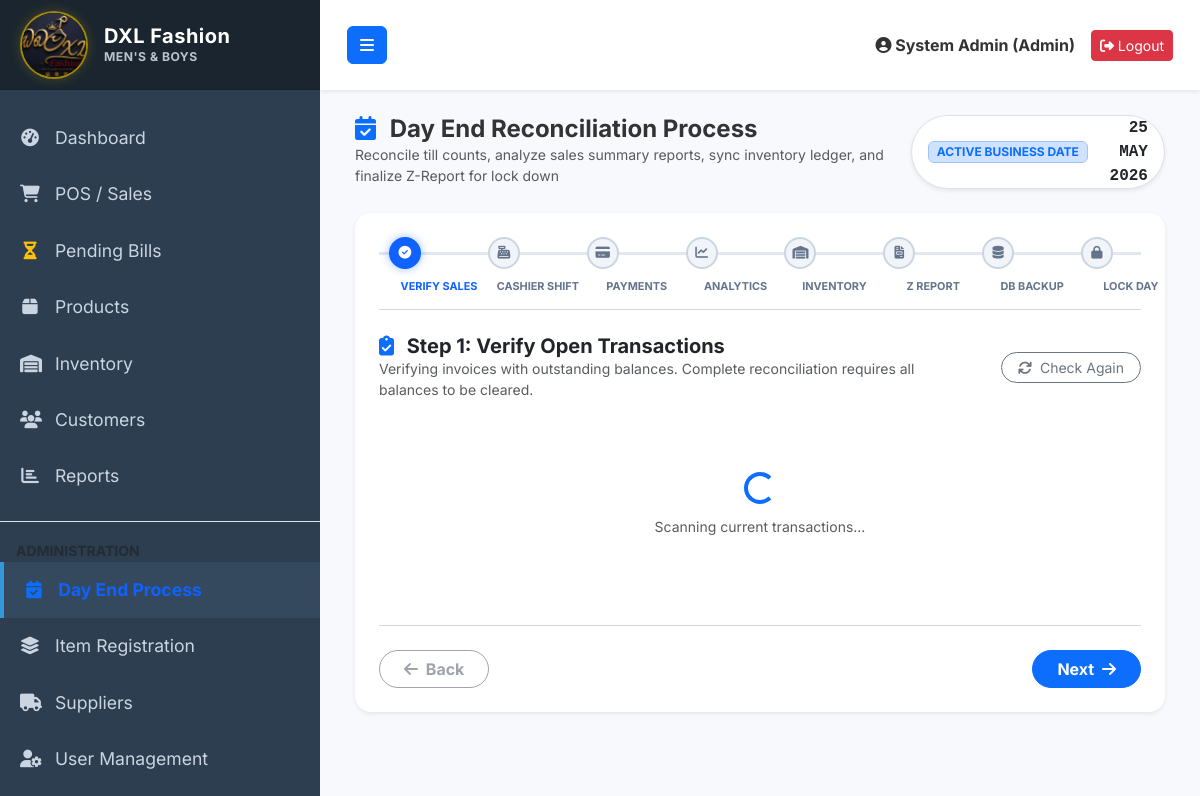
Page /day_end.php (signed in) on the earlier database version.
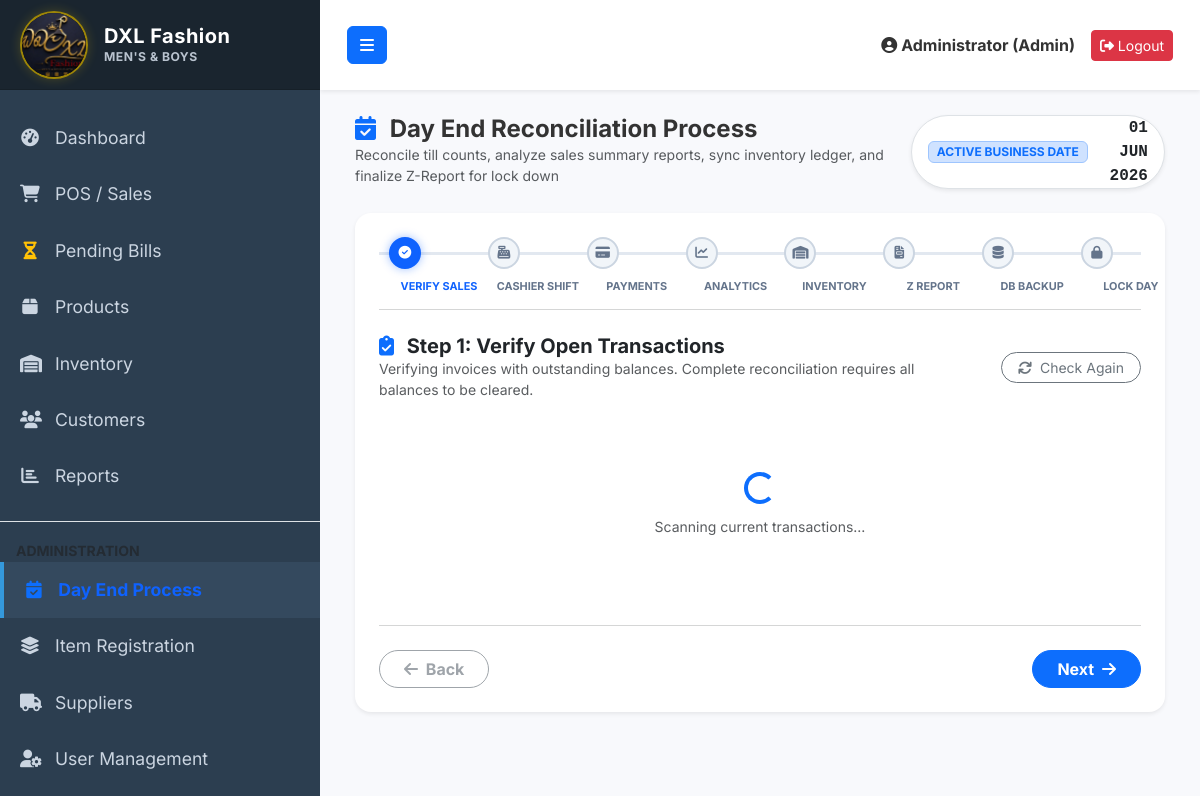
Same page on the later database version.
### tables this page shows
CREATE TABLE `day_end_sessions` (
  `id` int(11) NOT NULL AUTO_INCREMENT,
  `business_date` date NOT NULL,
  `status` enum('open','closed') NOT NULL DEFAULT 'open',
  `opened_at` timestamp NOT NULL DEFAULT current_timestamp(),
  `closed_at` timestamp NULL DEFAULT NULL,
  `opened_by` int(11) DEFAULT NULL,
  `closed_by` int(11) DEFAULT NULL,
  `total_sales` decimal(10,2) NOT NULL DEFAULT 0.00,
  `total_tax` decimal(10,2) NOT NULL DEFAULT 0.00,
  `total_discount` decimal(10,2) NOT NULL DEFAULT 0.00,
  `net_sales` decimal(10,2) NOT NULL DEFAULT 0.00,
  `created_at` timestamp NOT NULL DEFAULT current_timestamp(),
  PRIMARY KEY (`id`),
  UNIQUE KEY `business_date` (`business_date`),
  KEY `fk_des_open_by` (`opened_by`),
  KEY `fk_des_close_by` (`closed_by`),
  CONSTRAINT `fk_des_close_by` FOREIGN KEY (`closed_by`) REFERENCES `users` (`id`) ON DELETE SET NULL,
  CONSTRAINT `fk_des_open_by` FOREIGN KEY (`opened_by`) REFERENCES `users` (`id`) ON DELETE SET NULL
);

### day_end.php (the view, shortened to what the changed rows need)
<?php
require_once 'config/database.php';
require_once 'includes/header.php';
try {
    $session_stmt = $pdo->query("SELECT business_date, status FROM day_end_sessions WHERE status = 'open' ORDER BY business_date DESC LIMIT 1");
    $session = $session_stmt->fetch();
    $business_date = $session['business_date'];
} catch (PDOException $e) {
    echo '<div class="alert alert-warning py-4 text-center my-5"><i class="fas fa-database fs-1 d-block mb-3"></i><h4 class="fw-bold">Setup Required</h4><p class="m-0">Database tables missing. Please run the setup script to establish tables first.</p><a href="install_day_end.php" class="btn btn-warning mt-3 fw-bold">Run Setup Installer</a></div>';
    require_once 'includes/footer.php';
    exit();
}
?>
<div class="row mb-4">
    <div class="col-md-4 text-end">
        <div class="d-inline-flex align-items-center bg-white border rounded-pill px-3 py-1.5 shadow-sm">
            <span class="badge bg-primary-subtle text-primary border border-primary-subtle me-2">ACTIVE BUSINESS DATE</span>
            <strong class="font-monospace text-dark text-uppercase"><?= date('d M Y', strtotime($business_date)) ?></strong>
        </div>
    </div>
</div>
<?php require_once 'includes/footer.php'; ?>

### includes/header.php (shortened to what the changed rows need)
<!DOCTYPE html>
<html lang="en">
<head>
    <link href="https://cdn.jsdelivr.net/npm/bootstrap@5.3.0/dist/css/bootstrap.min.css" rel="stylesheet">
    <link href="https://cdnjs.cloudflare.com/ajax/libs/font-awesome/6.4.0/css/all.min.css" rel="stylesheet">
    <link href="assets/css/style.css" rel="stylesheet">
</head>
<body>
    <div class="wrapper">
        <div id="content">
            <nav class="navbar navbar-expand-lg navbar-light bg-light shadow-sm" style="height: 90px; min-height: 90px; padding: 0 15px; display: flex; align-items: center; border: none; border-radius: 0; margin-bottom: 0 !important; box-shadow: 0 2px 10px rgba(0,0,0,0.05); flex-shrink: 0; background: #fff !important;">
                <div class="container-fluid" style="height: 100%; display: flex; align-items: center;">
                    <div class="ms-auto d-flex align-items-center">
                        <span class="me-3 fw-bold"><i class="fas fa-user-circle"></i> <?= htmlspecialchars($_SESSION['full_name'] ?? 'User'); ?> (<?= ucfirst(htmlspecialchars($_SESSION['role'] ?? '')) ?>)</span>
                        <a href="logout.php" class="btn btn-danger btn-sm"><i class="fas fa-sign-out-alt"></i> Logout</a>
                    </div>
                </div>
            </nav>
            <div class="container-fluid" style="padding: 25px 35px !important;">

Differences in the rows shown:
changed day_end_sessions: business_date "25 MAY 2026" → "01 JUN 2026"
Other differences:
$_SESSION['full_name']: "System Admin" → "Administrator"
